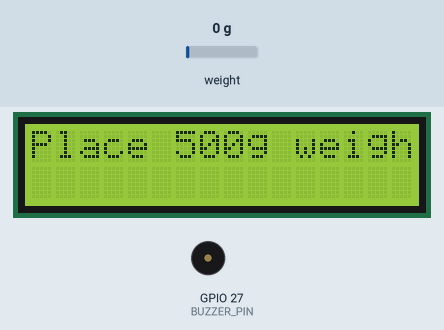
A sketch run on a simulated ESP32. Shown: 16×2 character LCD, buzzer (waves = sounding, pin HIGH). Inputs (shaded band) come from the test bench; at power-on: weight on the scale 0 g. What the sketch prints to the serial monitor is not drawn.

Above: at 4.1 s.
At 11.2 s:
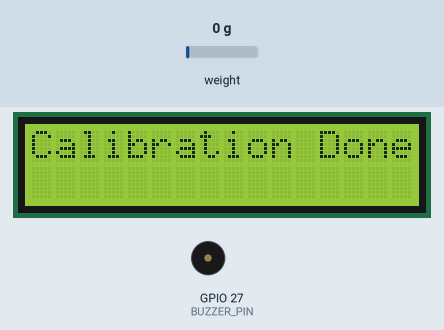
14.8 s: weight on the scale set to 100 g
At 16.2 s:
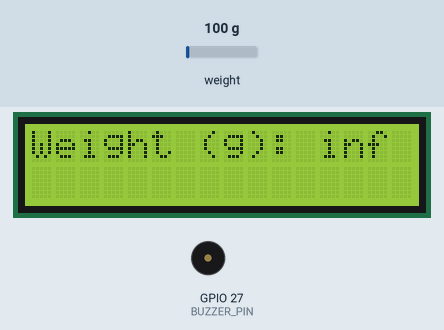
Timing chart, 0 to 17.8 s (numbered marks = the images above; inputs shaded):
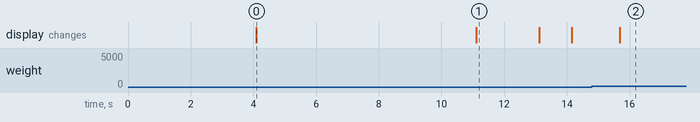

Measured:
- after the input at 14.8 s, the display: changes after 0.89 s (image 2)
- what the display in image 0 shows lasts 7.0 s, from 4.1 s to 11.1 s
- what the display in image 1 shows lasts 2.0 s, from 11.1 s to 13.1 s

The sketch:

Drip_monitoring_system.ino
```cpp
#include <Wire.h>
#include <LiquidCrystal_I2C.h>
#include "HX711.h"

// Pin configuration
#define LOADCELL_DOUT_PIN  23
#define LOADCELL_SCK_PIN   19
#define BUZZER_PIN  27  // Pin for the buzzer

// Calibration factor (to convert raw HX711 value to grams)
float calibration_factor = 1.0;

// Known reference weight in grams for calibration
const float known_weight = 500.0; // 500 grams real weight

HX711 scale;

// Initialize the LCD (address 0x27, 16 chars, 2 lines)
LiquidCrystal_I2C lcd(0x27, 16, 2);

void setup() {
  Serial.begin(115200);
  lcd.init();
  lcd.backlight();
  lcd.clear();

  // Initialize HX711 load cell
  scale.begin(LOADCELL_DOUT_PIN, LOADCELL_SCK_PIN);

  // Initialize buzzer pin
  pinMode(BUZZER_PIN, OUTPUT);
  digitalWrite(BUZZER_PIN, LOW); // Buzzer off initially

  lcd.print("Calibrating...");
  Serial.println("Starting calibration...");

  // Remove any weight (or tare) for zero offset
  scale.tare();

  delay(1000);

  // Read average raw value for zero offset
  long zero_offset = scale.read_average(20);
  Serial.print("Zero offset raw value: ");
  Serial.println(zero_offset);

  // Ask user to place the known weight (500g) on the load cell
  lcd.clear();
  lcd.print("Place 500g weight");
  Serial.println("Place 500g weight on the scale");
  delay(5000); // time to place weight

  // Read average raw value with known weight
  long raw_with_weight = scale.read_average(20);
  Serial.print("Raw with 500g weight: ");
  Serial.println(raw_with_weight);

  // Calculate calibration factor
  calibration_factor = (float)(raw_with_weight - zero_offset) / known_weight;
  Serial.print("Calibration factor: ");
  Serial.println(calibration_factor, 6);

  lcd.clear();
  lcd.print("Calibration Done");
  delay(2000);
  lcd.clear();
}

void loop() {
  // Read raw value and apply calibration
  long raw_value = scale.read_average(10);

  // Convert raw to grams using calibration factor
  float weight = (float)raw_value / calibration_factor;

  // Clamp negative weights to zero
  if(weight < 0) weight = 0;

  // Display weight on LCD
  lcd.setCursor(0, 0);
  lcd.print("Weight (g):      "); // Clear previous value
  lcd.setCursor(12, 0);
  lcd.print(weight, 2); // Display weight with 2 decimals

  // Check if weight is below threshold and sound the buzzer
  if (weight <= 210.0) { // Adjust threshold for buzzer alarm
    digitalWrite(BUZZER_PIN, HIGH);  // Turn buzzer on
    lcd.setCursor(0, 1);
    lcd.print("INSUFFICIENT FLUID "); // Display alarm message
    lcd.setCursor(0, 2);
    lcd.print("LEVEL              "); // Clear line - second line for alarms if LCD has two lines, else omit this line
  } else {
    digitalWrite(BUZZER_PIN, LOW);   // Turn buzzer off
    lcd.setCursor(0, 1);
    lcd.print("                ");  // Clear alarm line
  }

  // Print weight to Serial for monitoring
  Serial.print("Weight (g): ");
  Serial.println(weight, 2);

  delay(500);
}
```
